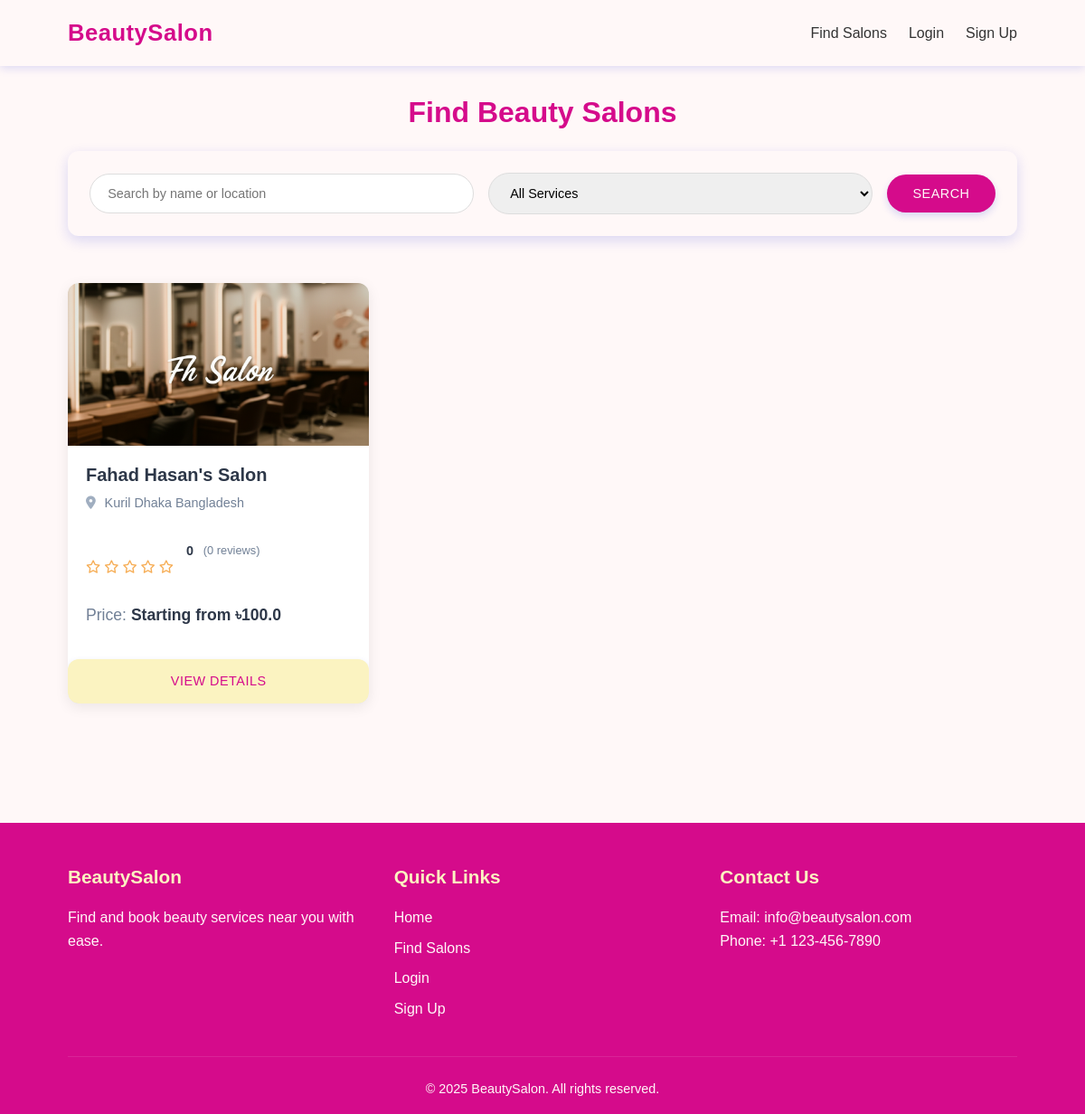
The app's page /find-salons with its own data.
### app.py (models this page shows)
class Salon(db.Model):
    id = db.Column(db.Integer, primary_key=True)
    owner_id = db.Column(db.Integer, db.ForeignKey('user.id'), nullable=False)
    name = db.Column(db.String(100), nullable=False)
    description = db.Column(db.Text)
    location = db.Column(db.String(200), nullable=False)
    phone = db.Column(db.String(20))
    opening_time = db.Column(db.String(50))
    closing_time = db.Column(db.String(50))
    weekly_closing = db.Column(db.String(50))  # Day of week when salon is closed
    images = db.relationship('SalonImage', backref='salon', lazy=True, cascade="all, delete-orphan")
    services = db.relationship('Service', backref='salon', lazy=True, cascade="all, delete-orphan")
    employees = db.relationship('Employee', backref='salon', lazy=True, cascade="all, delete-orphan")

class SalonImage(db.Model):
    id = db.Column(db.Integer, primary_key=True)
    salon_id = db.Column(db.Integer, db.ForeignKey('salon.id'), nullable=False)
    image_path = db.Column(db.String(200), nullable=False)

### app.py (the view, shortened to what this page needs)
@app.route('/find-salons')
def find_salons():
    search_query = request.args.get('search', '').strip()
    service_type = request.args.get('service_type', '').strip()
    query = Salon.query
    if service_type:
        query = query.join(Service).filter(Service.name.ilike(f'%{service_type}%'))
    salons = query.all()
    service_types = [s.name for s in Service.query.distinct(Service.name).all()]
    for salon in salons:
        min_price_service = Service.query.filter_by(salon_id=salon.id).order_by(Service.price).first()
        salon.min_price = min_price_service.price if min_price_service else 0
    return render_template('find_salons.html',
                         salons=salons,
                         service_types=service_types)

### templates/find_salons.html (shortened to what this page needs)
{% extends 'base.html' %}
{% block extra_css %}
<link rel="stylesheet" href="{{ url_for('static', filename='css/find_salons.css') }}">
{% endblock %}
{% block content %}
<div class="find-salons-container">
    <div class="find-salons-header">
        <h2>Find Beauty Salons</h2>
        <div class="search-filter">
            <form action="{{ url_for('find_salons') }}" method="GET" class="search-form">
                <div class="form-group">
                    <input type="text" name="search" placeholder="Search by name or location" value="{{ request.args.get('search', '') }}">
                </div>
                <div class="form-group">
                    <select name="service_type">
                        <option value="">All Services</option>
                    </select>
                </div>
                <button type="submit" class="btn btn-primary">Search</button>
            </form>
        </div>
    </div>
    <div class="salons-grid">
        {% if salons %}
            {% for salon in salons %}
                <div class="salon-card">
                    <div class="salon-image">
                        {% if salon.images %}
                            <img src="{{ url_for('static', filename=salon.images[0].image_path) }}" alt="{{ salon.name }}">
                        {% else %}
                            <div class="salon-placeholder">
                                <i class="fas fa-spa"></i>
                            </div>
                        {% endif %}
                    </div>
                    <div class="salon-info">
                        <h3>{{ salon.name }}</h3>
                        <p class="salon-location"><i class="fas fa-map-marker-alt"></i> {{ salon.location }}</p>
                        <div class="salon-rating">
                            {% set avg_rating = salon.average_rating or 0 %}
                            <div class="stars">
                                {% for i in range(5) %}
                                    {% if i < avg_rating|int %}
                                        <i class="fas fa-star"></i>
                                    {% elif i < avg_rating %}
                                        <i class="fas fa-star-half-alt"></i>
                                    {% else %}
                                        <i class="far fa-star"></i>
                                    {% endif %}
                                {% endfor %}
                            </div>
                            <span class="rating-value">{{ avg_rating|round(1) }}</span>
                            <span class="rating-count">({{ salon.reviews|length }} reviews)</span>
                        </div>
                        {% if salon.services %}
                            <p class="salon-price">Starting from ৳{{ salon.services|map(attribute='price')|min }}</p>
                        {% endif %}
                    </div>
                    <a href="{{ url_for('salon_detail', salon_id=salon.id) }}" class="btn btn-secondary">View Details</a>
                </div>
            {% endfor %}
        {% endif %}
    </div>
</div>
{% endblock %}

### static/css/style.css (style rules this page uses)
:root { --primary: #D50B8B; --primary-light: #DC8BE0; --accent: #FBF3C1; --light: #FFF8F8; --dark: #333333; --grey: #f5f5f5; --shadow: rgba(1, 24, 216, 0.15); --transition: all 0.3s ease-in-out; }
* { margin: 0; padding: 0; box-sizing: border-box; }
body { font-family: 'Poppins', sans-serif; line-height: 1.6; color: var(--dark); background-color: var(--light); }
a { text-decoration: none; color: var(--primary); transition: var(--transition); }
img { max-width: 100%; height: auto; }
h1, h2, h3, h4, h5, h6 { margin-bottom: 0.8rem; font-weight: 600; line-height: 1.2; }
.btn { display: inline-block; padding: 0.8rem 1.5rem; border-radius: 50px; font-weight: 500; text-align: center; cursor: pointer; border: none; transition: var(--transition); box-shadow: 0 4px 8px var(--shadow); text-transform: uppercase; letter-spacing: 0.5px; font-size: 0.9rem; }
.btn-primary { background-color: var(--primary); color: var(--light); }
.btn-secondary { background-color: var(--accent); color: var(--primary); }
.find-salons-container { padding: 2rem 0; }
.find-salons-header { margin-bottom: 2rem; }
.find-salons-header h2 { color: var(--primary); text-align: center; margin-bottom: 1.5rem; font-size: 2rem; }
.search-filter { background-color: var(--light); border-radius: 12px; padding: 1.5rem; box-shadow: 0 5px 15px var(--shadow); }
.search-form { display: flex; flex-wrap: wrap; gap: 1rem; align-items: center; }
.form-group { flex: 1; min-width: 200px; }
.search-form input, .search-form select { width: 100%; padding: 0.8rem 1.2rem; border: 1px solid #ddd; border-radius: 50px; font-size: 0.9rem; transition: var(--transition); }
.search-form button { min-width: 120px; }
.salons-grid { display: grid; grid-template-columns: repeat(auto-fill, minmax(280px, 1fr)); gap: 2rem; margin-bottom: 2rem; }
.salon-card { background-color: var(--light); border-radius: 12px; overflow: hidden; box-shadow: 0 5px 15px var(--shadow); transition: var(--transition); }
.salon-image { height: 180px; overflow: hidden; }
.salon-image img { width: 100%; height: 100%; object-fit: cover; transition: var(--transition); }
.salon-info { padding: 1.5rem; }
.salon-info h3 { font-size: 1.2rem; margin-bottom: 0.5rem; color: var(--primary); }
.salon-location { color: #666; margin-bottom: 0.8rem; font-size: 0.9rem; }
.salon-location i { margin-right: 0.3rem; color: var(--primary); }
.salon-rating { display: flex; align-items: center; margin-bottom: 0.8rem; }
.stars { color: #ffc107; margin-right: 0.5rem; }
.rating-value { font-weight: 600; margin-right: 0.3rem; }
.rating-count { color: #777; font-size: 0.8rem; }
.salon-price { font-weight: 600; margin-bottom: 1rem; color: var(--primary); }
.fa-regular,.far { font-family: "Font Awesome 6 Free"; font-weight: 400; margin-top: 40px; }

### static/css/find_salons.css (style rules this page uses)
.salon-card { background: white; border-radius: 12px; overflow: hidden; box-shadow: 0 4px 15px rgba(0, 0, 0, 0.08); transition: transform 0.3s ease, box-shadow 0.3s ease; display: flex; flex-direction: column; height: 100%; }
.salon-image { height: 180px; overflow: hidden; position: relative; }
.salon-image img { width: 100%; height: 100%; object-fit: cover; transition: transform 0.5s ease; }
.salon-info { padding: 20px; flex-grow: 1; display: flex; flex-direction: column; }
.salon-info h3 { margin: 0 0 8px 0; font-size: 1.25rem; color: #2d3748; font-weight: 600; }
.salon-location { margin: 0 0 12px 0; color: #718096; font-size: 0.9rem; display: flex; align-items: center; gap: 5px; }
.salon-location i { color: #a0aec0; }
.salon-rating { margin-bottom: 15px; display: flex; align-items: center; gap: 6px; }
.stars { color: #f6ad55; font-size: 0.9rem; }
.rating-value { font-weight: 600; color: #2d3748; font-size: 0.9rem; }
.rating-count { color: #718096; font-size: 0.8rem; }
.salon-price { margin: 12px 0 15px 0; font-size: 1.1rem; color: #2d3748; font-weight: 600; }
.salon-price::before { content: "Price: "; font-weight: normal; color: #718096; }
.salons-grid { display: grid; grid-template-columns: repeat(auto-fill, minmax(280px, 1fr)); gap: 25px; padding: 20px 0; }
.btn-secondary { border-radius: 12px; }

### records on screen
Salon: image_path (picture), name "Fahad Hasan's Salon", location "Kuril Dhaka Bangladesh", avg_rating "0", reviews|length "0", services|map "100.0"
